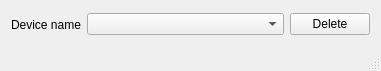
<?xml version="1.0" encoding="UTF-8"?>
<ui version="4.0">
 <class>DelDev</class>
 <widget class="QMainWindow" name="DelDev">
  <property name="geometry">
   <rect>
    <x>0</x>
    <y>0</y>
    <width>381</width>
    <height>71</height>
   </rect>
  </property>
  <property name="minimumSize">
   <size>
    <width>381</width>
    <height>71</height>
   </size>
  </property>
  <property name="maximumSize">
   <size>
    <width>381</width>
    <height>71</height>
   </size>
  </property>
  <property name="windowTitle">
   <string>Del device</string>
  </property>
  <widget class="QWidget" name="centralwidget">
   <layout class="QHBoxLayout" name="horizontalLayout_2">
    <item>
     <layout class="QHBoxLayout" name="horizontalLayout" stretch="0,1,0">
      <item>
       <widget class="QLabel" name="label">
        <property name="text">
         <string>Device name</string>
        </property>
       </widget>
      </item>
      <item>
       <widget class="QComboBox" name="devname"/>
      </item>
      <item>
       <widget class="QPushButton" name="delb">
        <property name="text">
         <string>Delete</string>
        </property>
       </widget>
      </item>
     </layout>
    </item>
   </layout>
  </widget>
  <widget class="QStatusBar" name="statusbar"/>
 </widget>
 <layoutdefault spacing="6" margin="11"/>
 <resources/>
 <connections/>
</ui>
